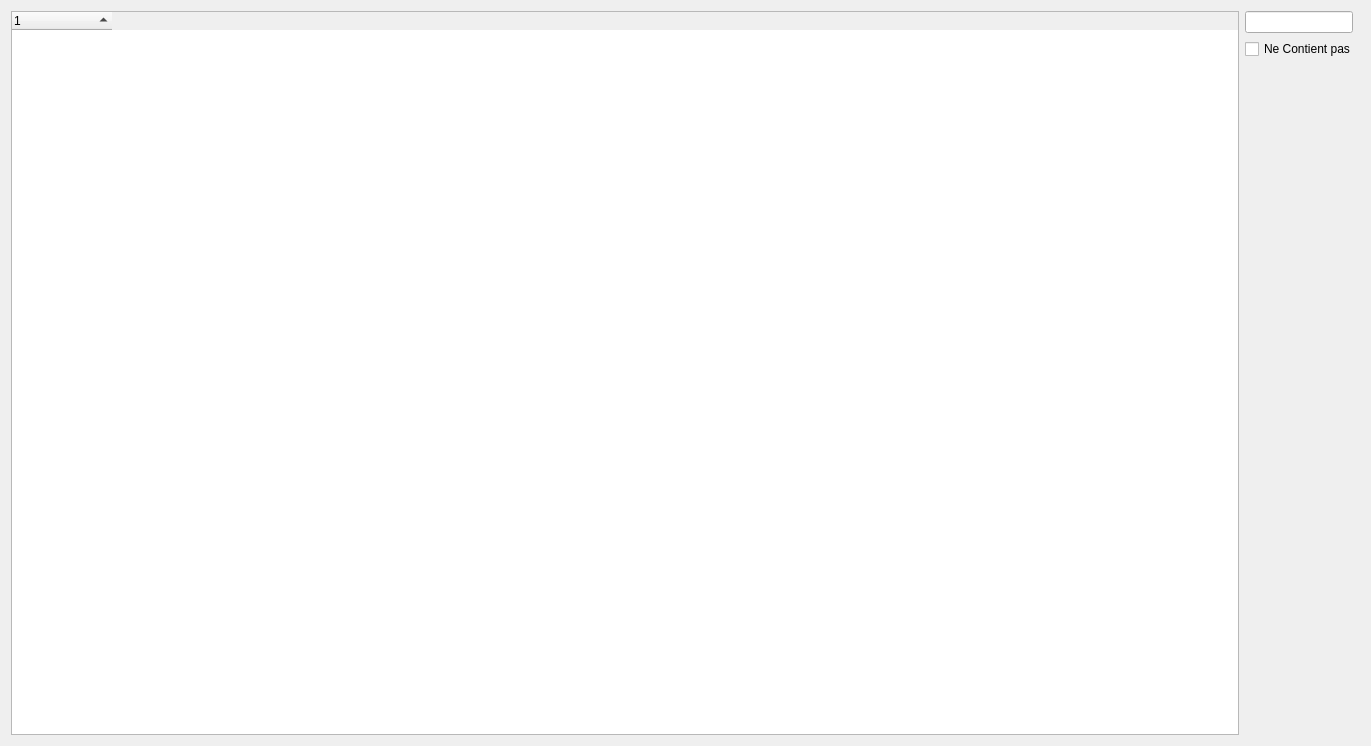
<?xml version="1.0" encoding="UTF-8"?>
<ui version="4.0">
 <class>AllListing</class>
 <widget class="QDialog" name="AllListing">
  <property name="geometry">
   <rect>
    <x>0</x>
    <y>0</y>
    <width>1371</width>
    <height>746</height>
   </rect>
  </property>
  <property name="contextMenuPolicy">
   <enum>Qt::NoContextMenu</enum>
  </property>
  <property name="windowTitle">
   <string>Dialog</string>
  </property>
  <layout class="QGridLayout" name="gridLayout">
   <item row="2" column="1">
    <widget class="QCheckBox" name="neContientPasBox">
     <property name="text">
      <string>Ne Contient pas </string>
     </property>
    </widget>
   </item>
   <item row="1" column="1">
    <widget class="QLineEdit" name="searchLine">
     <property name="sizePolicy">
      <sizepolicy hsizetype="Maximum" vsizetype="Maximum">
       <horstretch>0</horstretch>
       <verstretch>0</verstretch>
      </sizepolicy>
     </property>
    </widget>
   </item>
   <item row="1" column="0" rowspan="7">
    <widget class="QTreeWidget" name="treeWidget">
     <property name="sizePolicy">
      <sizepolicy hsizetype="MinimumExpanding" vsizetype="MinimumExpanding">
       <horstretch>0</horstretch>
       <verstretch>0</verstretch>
      </sizepolicy>
     </property>
     <property name="mouseTracking">
      <bool>false</bool>
     </property>
     <property name="horizontalScrollBarPolicy">
      <enum>Qt::ScrollBarAsNeeded</enum>
     </property>
     <property name="sortingEnabled">
      <bool>true</bool>
     </property>
     <property name="animated">
      <bool>false</bool>
     </property>
     <attribute name="headerStretchLastSection">
      <bool>false</bool>
     </attribute>
     <column>
      <property name="text">
       <string notr="true">1</string>
      </property>
     </column>
    </widget>
   </item>
  </layout>
 </widget>
 <resources/>
 <connections/>
</ui>
